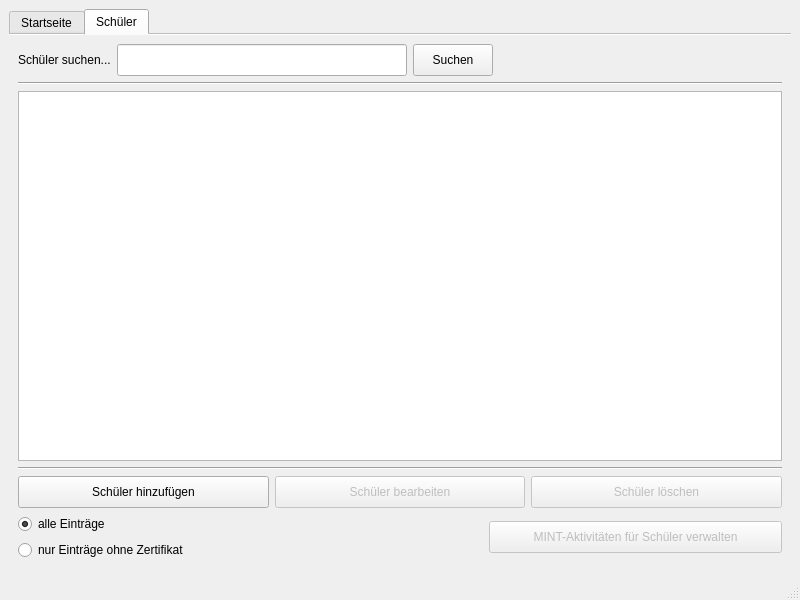
<?xml version="1.0" encoding="UTF-8"?>
<ui version="4.0">
 <class>MainWindow</class>
 <widget class="QMainWindow" name="MainWindow">
  <property name="geometry">
   <rect>
    <x>0</x>
    <y>0</y>
    <width>800</width>
    <height>600</height>
   </rect>
  </property>
  <property name="windowTitle">
   <string>MINT-Verwaltung</string>
  </property>
  <widget class="QWidget" name="centralwidget">
   <layout class="QVBoxLayout" name="verticalLayout">
    <item>
     <widget class="QTabWidget" name="tabWidget">
      <property name="currentIndex">
       <number>1</number>
      </property>
      <property name="documentMode">
       <bool>true</bool>
      </property>
      <widget class="QWidget" name="tabMain">
       <attribute name="title">
        <string>Startseite</string>
       </attribute>
      </widget>
      <widget class="QWidget" name="tabStudents">
       <attribute name="title">
        <string>Schüler</string>
       </attribute>
       <layout class="QVBoxLayout" name="verticalLayout_3">
        <item>
         <layout class="QHBoxLayout" name="horizontalLayout">
          <item>
           <widget class="QLabel" name="lblSearchName">
            <property name="text">
             <string>Schüler suchen...</string>
            </property>
           </widget>
          </item>
          <item>
           <widget class="QLineEdit" name="leSearchName">
            <property name="minimumSize">
             <size>
              <width>0</width>
              <height>32</height>
             </size>
            </property>
           </widget>
          </item>
          <item>
           <widget class="QPushButton" name="btnSearchName">
            <property name="minimumSize">
             <size>
              <width>0</width>
              <height>32</height>
             </size>
            </property>
            <property name="text">
             <string>Suchen</string>
            </property>
           </widget>
          </item>
          <item>
           <spacer name="horizontalSpacer">
            <property name="orientation">
             <enum>Qt::Horizontal</enum>
            </property>
            <property name="sizeHint" stdset="0">
             <size>
              <width>40</width>
              <height>20</height>
             </size>
            </property>
           </spacer>
          </item>
         </layout>
        </item>
        <item>
         <widget class="Line" name="line_2">
          <property name="orientation">
           <enum>Qt::Horizontal</enum>
          </property>
         </widget>
        </item>
        <item>
         <widget class="QTableView" name="tblStudents">
          <property name="focusPolicy">
           <enum>Qt::NoFocus</enum>
          </property>
          <property name="editTriggers">
           <set>QAbstractItemView::NoEditTriggers</set>
          </property>
          <property name="selectionMode">
           <enum>QAbstractItemView::SingleSelection</enum>
          </property>
          <property name="selectionBehavior">
           <enum>QAbstractItemView::SelectRows</enum>
          </property>
         </widget>
        </item>
        <item>
         <widget class="Line" name="line">
          <property name="orientation">
           <enum>Qt::Horizontal</enum>
          </property>
         </widget>
        </item>
        <item>
         <layout class="QHBoxLayout" name="horizontalLayout_2">
          <item>
           <widget class="QPushButton" name="btnAddStudent">
            <property name="sizePolicy">
             <sizepolicy hsizetype="Minimum" vsizetype="Fixed">
              <horstretch>0</horstretch>
              <verstretch>0</verstretch>
             </sizepolicy>
            </property>
            <property name="minimumSize">
             <size>
              <width>0</width>
              <height>32</height>
             </size>
            </property>
            <property name="text">
             <string>Schüler hinzufügen</string>
            </property>
           </widget>
          </item>
          <item>
           <widget class="QPushButton" name="btnEditStudent">
            <property name="enabled">
             <bool>false</bool>
            </property>
            <property name="minimumSize">
             <size>
              <width>0</width>
              <height>32</height>
             </size>
            </property>
            <property name="text">
             <string>Schüler bearbeiten</string>
            </property>
           </widget>
          </item>
          <item>
           <widget class="QPushButton" name="btnRemoveStudent">
            <property name="enabled">
             <bool>false</bool>
            </property>
            <property name="minimumSize">
             <size>
              <width>0</width>
              <height>32</height>
             </size>
            </property>
            <property name="text">
             <string>Schüler löschen</string>
            </property>
           </widget>
          </item>
         </layout>
        </item>
        <item>
         <layout class="QHBoxLayout" name="horizontalLayout_3">
          <item>
           <layout class="QVBoxLayout" name="verticalLayout_2">
            <item>
             <widget class="QRadioButton" name="rbAllEntries">
              <property name="enabled">
               <bool>true</bool>
              </property>
              <property name="text">
               <string>alle Einträge</string>
              </property>
              <property name="checked">
               <bool>true</bool>
              </property>
             </widget>
            </item>
            <item>
             <widget class="QRadioButton" name="rbOnlyWithoutCert">
              <property name="text">
               <string>nur Einträge ohne Zertifikat</string>
              </property>
             </widget>
            </item>
           </layout>
          </item>
          <item>
           <spacer name="horizontalSpacer_2">
            <property name="orientation">
             <enum>Qt::Horizontal</enum>
            </property>
            <property name="sizeHint" stdset="0">
             <size>
              <width>0</width>
              <height>0</height>
             </size>
            </property>
           </spacer>
          </item>
          <item>
           <widget class="QPushButton" name="btnManageActivities">
            <property name="enabled">
             <bool>false</bool>
            </property>
            <property name="sizePolicy">
             <sizepolicy hsizetype="Expanding" vsizetype="Fixed">
              <horstretch>0</horstretch>
              <verstretch>0</verstretch>
             </sizepolicy>
            </property>
            <property name="minimumSize">
             <size>
              <width>0</width>
              <height>32</height>
             </size>
            </property>
            <property name="sizeIncrement">
             <size>
              <width>0</width>
              <height>0</height>
             </size>
            </property>
            <property name="baseSize">
             <size>
              <width>0</width>
              <height>0</height>
             </size>
            </property>
            <property name="text">
             <string>MINT-Aktivitäten für Schüler verwalten</string>
            </property>
           </widget>
          </item>
         </layout>
        </item>
       </layout>
      </widget>
     </widget>
    </item>
   </layout>
  </widget>
  <widget class="QMenuBar" name="menubar">
   <property name="geometry">
    <rect>
     <x>0</x>
     <y>0</y>
     <width>800</width>
     <height>19</height>
    </rect>
   </property>
  </widget>
  <widget class="QStatusBar" name="statusbar"/>
 </widget>
 <resources/>
 <connections/>
</ui>
